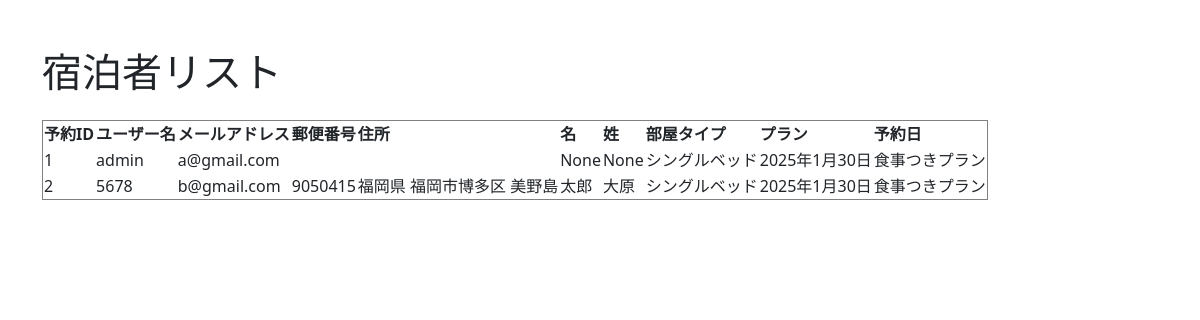
The app's page /guests_list/ with its own data.
### bookingfront/models.py (models this page shows, shortened)
class Reservation(models.Model):
    user = models.ForeignKey(User, on_delete=models.CASCADE,related_name="reservations")
    password = models.CharField(max_length=50)
    email = models.EmailField(
        verbose_name=("email"),
        unique=True
    )
    birth_date = models.DateField(
        verbose_name=("birth_date"),
        blank=True,
        null=True
    )
    postal_number=models.CharField(max_length=7)
    address=models.CharField(max_length=100)
    first_name = models.CharField(
        verbose_name=("first_name"),
        max_length=150,
        null=True,
        blank=False
    )
    last_name = models.CharField(
        verbose_name=("last_name"),
        max_length=150,
        null=True,
        blank=False
    )
    room_type = models.ForeignKey(RoomType, on_delete=models.CASCADE)
    reservation_date=models.DateField(null=True)
    plan = models.ForeignKey(Plan, on_delete=models.CASCADE)

class RoomType(models.Model):
    name = models.CharField(max_length=50)
    reservation_date=models.DateField(null=True)
    def __str__(self):
        return self.name

class Plan(models.Model):
    name = models.CharField(max_length=100)
    description = models.TextField()
    price = models.DecimalField(max_digits=8, decimal_places=2)
    meal_included = models.BooleanField(default=False)
    def __str__(self):
        return self.name

### accounts/models.py (models this page shows)
class User(AbstractBaseUser, PermissionsMixin):
    account_id = models.CharField(
        verbose_name=_("account_id"),
        unique=True,
        max_length=10
    )
    email = models.EmailField(
        verbose_name=_("email"),
        unique=True
    )
    first_name = models.CharField(
        verbose_name=_("first_name"),
        max_length=150,
        null=True,
        blank=False
    )
    last_name = models.CharField(
        verbose_name=_("last_name"),
        max_length=150,
        null=True,
        blank=False
    )
    birth_date = models.DateField(
        verbose_name=_("birth_date"),
        blank=True,
        null=True
    )
    postal_number=models.CharField(max_length=7)
    address=models.CharField(max_length=100)
    is_superuser = models.BooleanField(
        verbose_name=_("is_superuer"),
        default=False
    )
    is_staff = models.BooleanField(
        verbose_name=_('staff status'),
        default=False,
    )
    is_active = models.BooleanField(
        verbose_name=_('active'),
        default=True,
    )
    created_at = models.DateTimeField(
        verbose_name=_("created_at"),
        auto_now_add=True
    )
    updated_at = models.DateTimeField(
        verbose_name=_("updateded_at"),
        auto_now=True
    )
    objects = UserManager()
    USERNAME_FIELD = 'account_id'
    REQUIRED_FIELDS = ['email']
    def __str__(self):
        return self.account_id

### bookingfront/views.py (the view)
# urls.py: path('guests_list/',views.guests_list,name="guests_list"),
def guests_list(request):
    reservations = Reservation.objects.all()
    return render(request, 'guests_list.html', {'reservations': reservations})

### bookingfront/templates/guests_list.html (shortened to what this page needs)
<!doctype html>
<html lang="ja">
  <head>
    <link href="https://cdn.jsdelivr.net/npm/bootstrap@5.3.0/dist/css/bootstrap.min.css" rel="stylesheet">
  </head>
  <body>
    <div class="container mt-5">
      <h1 class="mb-4">宿泊者リスト</h1>
      <table border="1">
        <thead>
            <tr>
                <th>予約ID</th>
                <th>ユーザー名</th>
                <th>メールアドレス</th>
                <th>郵便番号</th>
                <th>住所</th>
                <th>名</th>
                <th>姓</th>
                <th>部屋タイプ</th>
                <th>プラン</th>
                <th>予約日</th>
            </tr>
        </thead>
        <tbody>
          {% for reservation in reservations %}
                <tr>
                    <td>{{ reservation.id }}</td>
                    <td>{{ reservation.user }}</td>
                    <td>{{ reservation.email }}</td>
                    <td>{{ reservation.postal_number }}</td>
                    <td>{{ reservation.address }}</td>
                    <td>{{ reservation.first_name }}</td>
                    <td>{{ reservation.last_name }}</td>
                    <td>{{ reservation.room_type }}</td>
                    <td>{{ reservation.reservation_date }}</td>
                    <td>{{ reservation.plan }}</td>
                </tr>
          {% endfor %}
        </tbody>
    </table>
  </body>
</html>

### records on screen
Reservation: id "1", user "admin", email "a@gmail.com", first_name "None", last_name "None", room_type "シングルベッド", reservation_date "2025年1月30日", plan "食事つきプラン"
Reservation: id "2", user "5678", email "b@gmail.com", postal_number "9050415", address "福岡県 福岡市博多区 美野島", first_name "太郎", last_name "大原", room_type "シングルベッド", reservation_date "2025年1月30日", plan "食事つきプラン"
